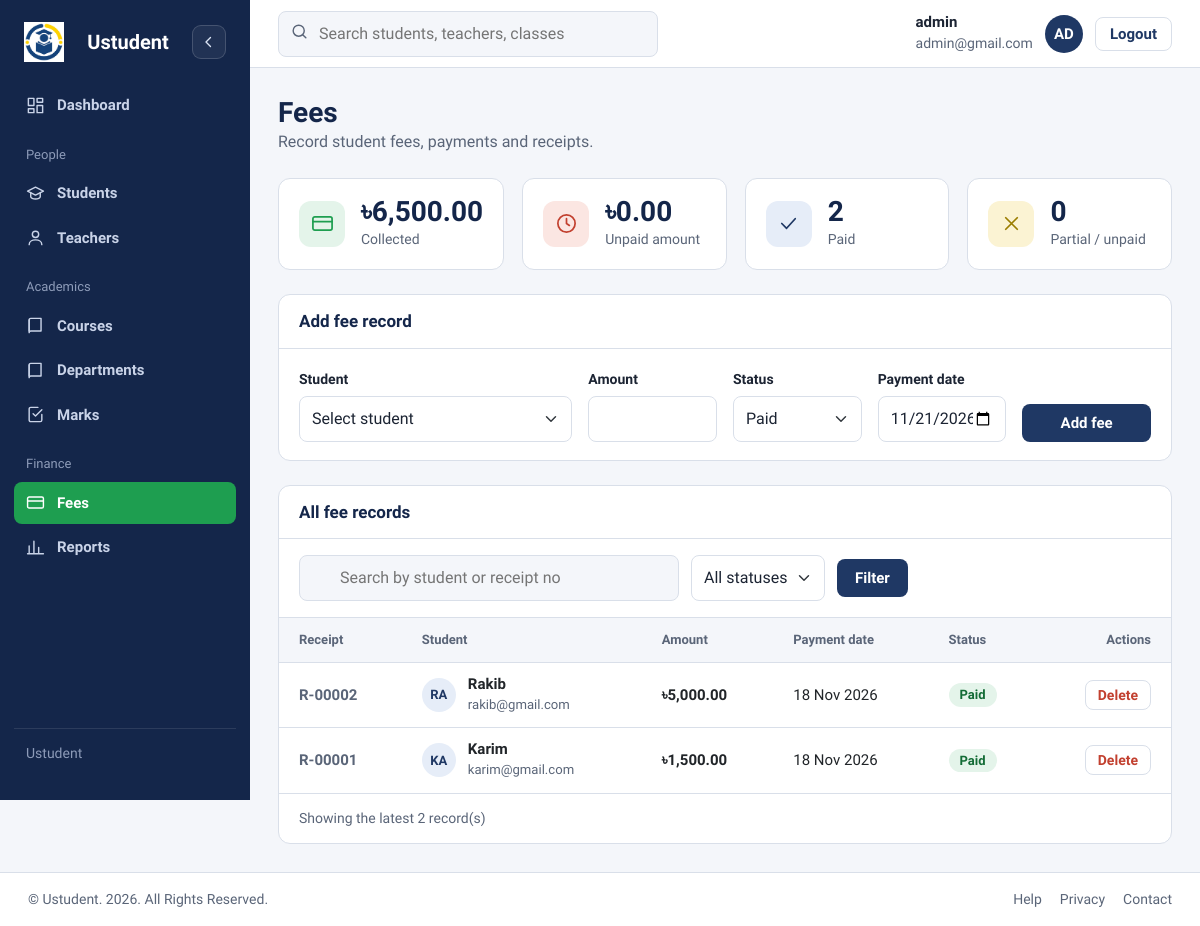
The page /admin/fees.php (signed in) on the database its author committed.
### tables this page shows
CREATE TABLE `fees` (
  `id` int UNSIGNED NOT NULL,
  `student_id` int UNSIGNED NOT NULL,
  `amount` decimal(10,2) NOT NULL,
  `payment_date` date DEFAULT NULL,
  `status` enum('Paid','Unpaid','Partial') NOT NULL DEFAULT 'Unpaid',
  `receipt_no` varchar(50) DEFAULT NULL,
  `created_at` timestamp NULL DEFAULT CURRENT_TIMESTAMP
);

CREATE TABLE `students` (
  `id` int UNSIGNED NOT NULL,
  `user_id` int UNSIGNED NOT NULL,
  `name` varchar(100) NOT NULL,
  `email` varchar(100) NOT NULL,
  `phone` varchar(15) DEFAULT NULL,
  `dob` date DEFAULT NULL,
  `class_id` int UNSIGNED NOT NULL,
  `address` varchar(255) DEFAULT NULL,
  `created_at` timestamp NULL DEFAULT CURRENT_TIMESTAMP
);

### admin/fees.php (the view, shortened to what this page needs)
<?php
include '../database/dbconfig.php';
function h($v) { return htmlspecialchars((string)$v, ENT_QUOTES, 'UTF-8'); }
function rows($conn, $sql, $types = '', $params = []) {
    $st = $conn->prepare($sql);
    if ($types !== '') $st->bind_param($types, ...$params);
    $st->execute();
    $res = $st->get_result();
    return $res ? $res->fetch_all(MYSQLI_ASSOC) : [];
}
$statuses = ['Paid', 'Partial', 'Unpaid'];
$fStatus = $_GET['status'] ?? '';
$fSearch = trim($_GET['q'] ?? '');
if (!in_array($fStatus, $statuses, true)) $fStatus = '';
$like = '%' . $fSearch . '%';
$fees = rows($conn,
    "SELECT f.*, s.name, s.email
       FROM fees f JOIN students s ON s.id = f.student_id
      WHERE (? = '' OR f.status = ?)
        AND (? = '' OR s.name LIKE ? OR f.receipt_no LIKE ?)
      ORDER BY f.id DESC
      LIMIT 200",
    "sssss", [$fStatus, $fStatus, $fSearch, $like, $like]);
$sum = (rows($conn,
    "SELECT COALESCE(SUM(CASE WHEN status IN ('Paid','Partial') THEN amount END),0) AS collected,
            COALESCE(SUM(CASE WHEN status = 'Unpaid' THEN amount END),0) AS pending,
            SUM(status = 'Paid') AS paid_n, SUM(status = 'Partial') AS partial_n, SUM(status = 'Unpaid') AS unpaid_n
       FROM fees")[0] ?? []) + ['collected' => 0, 'pending' => 0, 'paid_n' => 0, 'partial_n' => 0, 'unpaid_n' => 0];
?>
<!DOCTYPE html>
<html lang="en">
<head>
<link href="https://cdn.jsdelivr.net/npm/bootstrap@5.3.3/dist/css/bootstrap.min.css" rel="stylesheet">
<link rel="stylesheet" href="../assets/css/admin_dashboard.css">
<link rel="stylesheet" href="../assets/css/academic_common.css">
<link rel="stylesheet" href="../assets/css/fees.css">
</head>
<body>
<div class="app">
  <?php include '../includes/sidebar.php'; ?>
  <div class="main">
    <?php include '../includes/topbar.php'; ?>
    <main class="content">
      <div class="head">
        <div>
          <h1>Fees</h1>
          <p>Record student fees, payments and receipts.</p>
        </div>
      </div>
      <section class="stats" aria-label="Summary">
        <div class="stat"><span class="ico g"><svg viewBox="0 0 24 24"><rect x="2" y="5" width="20" height="14" rx="2"/><path d="M2 10h20"/></svg></span><div><b>৳<?php echo number_format((float)$sum['collected'], 2); ?></b><span>Collected</span></div></div>
        <div class="stat"><span class="ico r"><svg viewBox="0 0 24 24"><circle cx="12" cy="12" r="9"/><path d="M12 7v5l3 2"/></svg></span><div><b>৳<?php echo number_format((float)$sum['pending'], 2); ?></b><span>Unpaid amount</span></div></div>
        <div class="stat"><span class="ico b"><svg viewBox="0 0 24 24"><path d="M5 12l5 5 9-10"/></svg></span><div><b><?php echo (int)$sum['paid_n']; ?></b><span>Paid</span></div></div>
        <div class="stat"><span class="ico y"><svg viewBox="0 0 24 24"><path d="M6 6l12 12M18 6L6 18"/></svg></span><div><b><?php echo (int)$sum['partial_n'] + (int)$sum['unpaid_n']; ?></b><span>Partial / unpaid</span></div></div>
      </section>
      <section class="card mb-4">
        <h2>Add fee record</h2>
        <div class="card-body">
          <form class="row g-3 align-items-end" method="post" action="fees.php">
            <div class="col-md-4">
              <label class="form-label" for="stu">Student</label>
              <select class="form-select" id="stu" name="student_id" required>
                <option value="">Select student</option>
              </select>
            </div>
            <div class="col-md-2">
              <label class="form-label" for="amt">Amount</label>
              <input class="form-control" type="number" id="amt" name="amount" min="0.01" step="0.01" required>
            </div>
            <div class="col-md-2">
              <label class="form-label" for="st">Status</label>
              <select class="form-select" id="st" name="status">
                <?php foreach ($statuses as $s): ?><option><?php echo $s; ?></option><?php endforeach; ?>
              </select>
            </div>
            <div class="col-md-2">
              <label class="form-label" for="pd">Payment date</label>
              <input class="form-control" type="date" id="pd" name="payment_date" value="<?php echo date('Y-m-d'); ?>">
            </div>
            <div class="col-md-2 d-grid">
              <button class="btn" type="submit" name="add_fee" value="1">Add fee</button>
            </div>
          </form>
        </div>
      </section>
      <section class="card">
        <h2>All fee records</h2>
        <form class="tool-bar" method="get" action="fees.php">
          <div class="search">
            <input type="search" name="q" value="<?php echo h($fSearch); ?>" placeholder="Search by student or receipt no" aria-label="Search">
          </div>
          <select class="form-select" name="status" aria-label="Filter by status">
            <option value="">All statuses</option>
          </select>
          <button class="btn" type="submit">Filter</button>
        </form>
        <div class="table-wrap">
          <table>
            <thead><tr><th>Receipt</th><th>Student</th><th>Amount</th><th>Payment date</th><th>Status</th><th class="num">Actions</th></tr></thead>
            <tbody>
            <?php foreach ($fees as $f): ?>
              <tr>
                <td class="receipt"><?php echo h($f['receipt_no'] ?: '—'); ?></td>
                <td><div class="who"><span class="dot"><?php echo h(strtoupper(substr($f['name'], 0, 2))); ?></span>
                  <div><b><?php echo h($f['name']); ?></b><small><?php echo h($f['email']); ?></small></div></div></td>
                <td class="amount">৳<?php echo number_format((float)$f['amount'], 2); ?></td>
                <td><?php echo $f['payment_date'] ? h(date('d M Y', strtotime($f['payment_date']))) : '—'; ?></td>
                <td><span class="pill <?php echo strtolower($f['status']); ?>"><?php echo h($f['status']); ?></span></td>
                <td>
                  <form class="row-actions" method="post" action="fees.php"
                        onsubmit="return event.submitter.name !== 'delete_fee' || confirm('Delete this fee record?');">
                    <button class="small-btn danger" type="submit" name="delete_fee" value="1">Delete</button>
                  </form>
                </td>
              </tr>
            <?php endforeach; ?>
            </tbody>
          </table>
        </div>
        <div class="card-foot"><span>Showing the latest <?php echo count($fees); ?> record(s)</span></div>
      </section>
    </main>
  </div>
</div>
<?php include '../includes/footer.php'; ?>
</body>
</html>

### assets/css/admin_dashboard.css (style rules this page uses)
.content { padding:28px;max-width:1200px;width:100% }
.head { display:flex;justify-content:space-between;align-items:flex-end;gap:16px;flex-wrap:wrap;margin-bottom:24px }
.head h1 { font-size:28px }
.head p { color:var(--muted);margin:0 }
.stats { display:grid;grid-template-columns:repeat(4,1fr);gap:18px;margin-bottom:24px }
.stat { background:var(--white);border:1px solid var(--line);border-radius:12px;padding:18px 20px;display:flex;gap:16px;align-items:center }
.ico { width:46px;height:46px;border-radius:12px;display:grid;place-items:center;flex:none }
.ico svg { width:23px;height:23px;stroke:currentColor;fill:none;stroke-width:1.8;stroke-linecap:round;stroke-linejoin:round }
.ico.b { background:var(--blue-soft);color:var(--navy) }
.ico.g { background:var(--green-soft);color:var(--green) }
.ico.y { background:var(--gold-soft);color:#9a7d00 }
.ico.r { background:var(--red-soft);color:var(--red) }
.stat b { display:block;font:700 28px var(--head);color:var(--navy-deep);line-height:1.1 }
.stat span { color:var(--muted);font-size:14px }
.card { background:var(--white);border:1px solid var(--line);border-radius:12px;overflow:hidden }
.card > h2 { font-size:17px;padding:16px 20px;border-bottom:1px solid var(--line);display:flex;justify-content:space-between;align-items:center }
table { width:100%;border-collapse:collapse }
th,td { padding:12px 20px;text-align:left;border-bottom:1px solid var(--line);font-size:15px }
tr:last-child td { border-bottom:0 }
th { font-size:13px;color:var(--muted);font-weight:600;background:var(--paper) }
.num { text-align:right }
.who { display:flex;align-items:center;gap:12px }
.dot { width:34px;height:34px;border-radius:50%;background:var(--blue-soft);color:var(--navy);display:grid;place-items:center;font:700 13px var(--head);flex:none }
.who b { display:block;line-height:1.2;font-weight:600 }
.who small { color:var(--muted) }
.pill { display:inline-block;padding:2px 11px;border-radius:99px;font-size:13px;font-weight:600 }
.pill.paid { background:var(--green-soft);color:#126b35 }
:root { --navy:#1f3864; --navy-deep:#14264a; --green:#1e9e50; --green-soft:#e4f4ea; --gold:#d8b32a; --gold-soft:#fbf3d3; --red:#c2402f; --red-soft:#fbe6e2; --blue-soft:#e6edf8; --ink:#1c2433; --muted:#5a6578; --line:#d9dfe9; --paper:#f4f6fa; --white:#fff; --head:"Bricolage Grotesque","Segoe UI",Arial,sans-serif; --body:"Source Sans 3","Segoe UI",Arial,sans-serif; }
* { box-sizing:border-box }
body { margin:0;font:400 16px/1.5 var(--body);color:var(--ink);background:var(--paper) }
h1,h2,h3 { font-family:var(--head);margin:0;line-height:1.2;color:var(--navy-deep) }
.app { display:grid;grid-template-columns:250px minmax(0,1fr);min-height:100vh;transition:grid-template-columns .22s ease }
.main { min-width:0;display:flex;flex-direction:column;min-height:100vh }
.main > .content { flex:1 }
.btn { display:inline-block;background:var(--navy);color:var(--white);padding:10px 18px;border-radius:8px;border:0;cursor:pointer;font:600 15px var(--body) }
.search { flex:1;max-width:380px;position:relative }
.search input { width:100%;padding:10px 14px 10px 40px;border:1.5px solid var(--line);border-radius:8px;font:inherit;background:var(--paper) }

### assets/css/fees.css (style rules this page uses)
.receipt { font-variant-numeric:tabular-nums;color:var(--muted);font-weight:600 }
.amount { font-variant-numeric:tabular-nums;font-weight:600 }

### rows shown on the page
fees: receipt_no "R-00002", student.name "RA", student.name "Rakib", student.email "rakib@gmail.com", amount "5,000.00", payment_date "18 Nov 2026", status "Paid"
fees: receipt_no "R-00001", student.name "KA", student.name "Karim", student.email "karim@gmail.com", amount "1,500.00", payment_date "18 Nov 2026", status "Paid"

### other values the page prints
$_SESSION['name'] "admin"
$_SESSION['email'] "admin@gmail.com"
substr($_SESSION['name'], 0,2) "AD"
$sum['collected'] "6,500.00"
$sum['pending'] "0.00"
$sum['paid_n'] "2"
count($fees) "2"
form field status "Paid"
